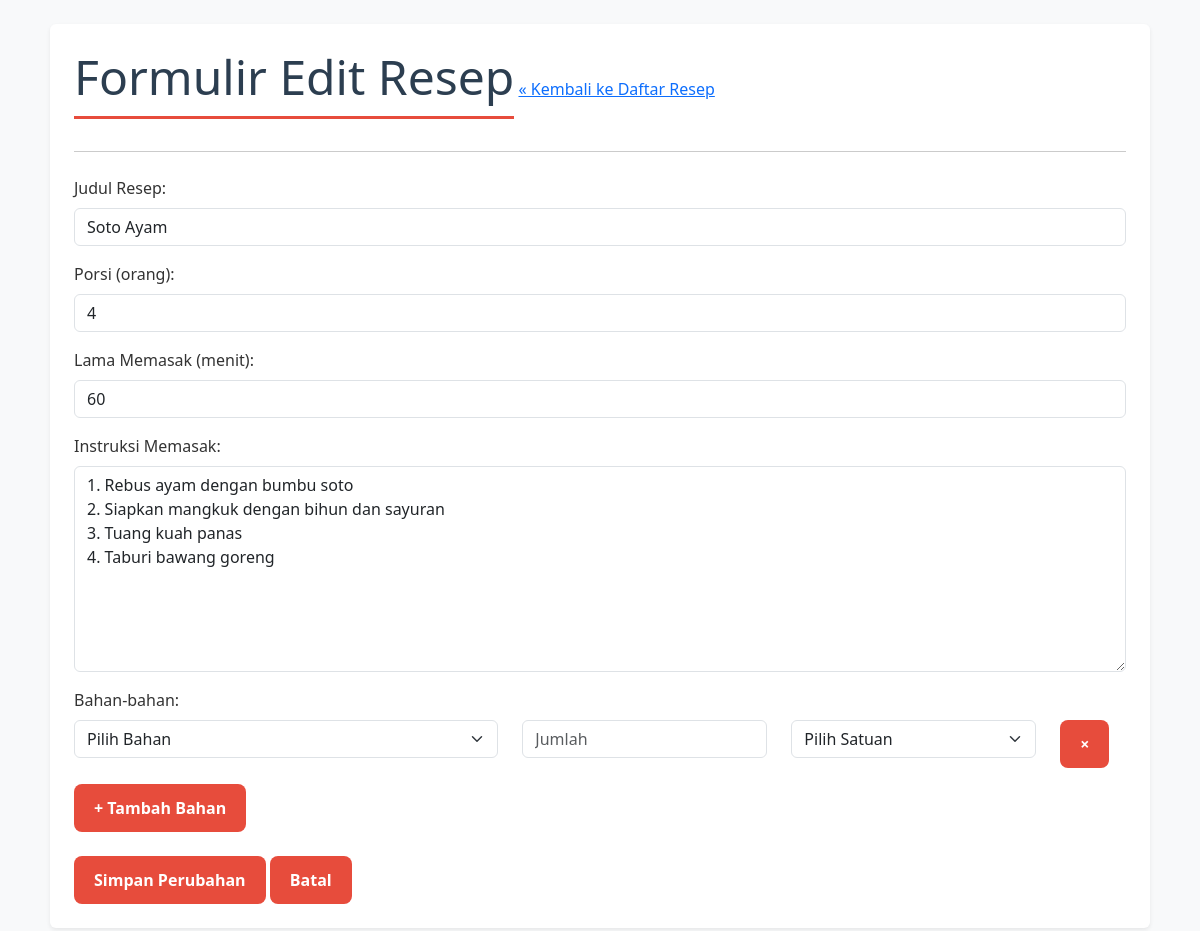
/edit.php?id=5, run on the app's committed database.
### tables this page shows
CREATE TABLE `recipes` (
  `recipe_id` int(11) NOT NULL,
  `user_id` int(11) NOT NULL,
  `judul_resep` varchar(255) NOT NULL,
  `instruksi_memasak` text NOT NULL,
  `porsi` int(11) DEFAULT NULL,
  `lama_memasak_menit` int(11) DEFAULT NULL,
  `created_at` timestamp NOT NULL DEFAULT current_timestamp()
);

### edit.php (the view, shortened to what this page needs)
<?php
include 'koneksi.php';
$id = (int)$_GET['id'];
$sql = "SELECT * FROM recipes WHERE recipe_id = ? LIMIT 1";
$stmt = $conn->prepare($sql);
$stmt->bind_param("i", $id);
$stmt->execute();
$res = $stmt->get_result();
$recipe = $res->fetch_assoc();
?>
<!DOCTYPE html>
<html lang="id">
<head>
    <link href="https://cdn.jsdelivr.net/npm/bootstrap@5.3.3/dist/css/bootstrap.min.css" rel="stylesheet">
    <link rel="stylesheet" href="css/style.css">
</head>
<body>
<div class="container my-4 p-4 bg-white rounded shadow-sm">
    <h1 class="display-5">Formulir Edit Resep</h1>
    <a href="index.php">&laquo; Kembali ke Daftar Resep</a>
    <hr class="my-4">
    <form action="proses_edit.php" method="POST">
        <div class="mb-3">
            <label for="judul_resep" class="form-label">Judul Resep:</label>
            <input type="text" id="judul_resep" name="judul_resep" class="form-control" value="<?php echo htmlspecialchars($recipe['judul_resep']); ?>" required>
        </div>
        <div class="mb-3">
            <label for="porsi" class="form-label">Porsi (orang):</label>
            <input type="number" id="porsi" name="porsi" class="form-control" value="<?php echo (int)$recipe['porsi']; ?>">
        </div>
        <div class="mb-3">
            <label for="lama_memasak" class="form-label">Lama Memasak (menit):</label>
            <input type="number" id="lama_memasak" name="lama_memasak_menit" class="form-control" value="<?php echo (int)$recipe['lama_memasak_menit']; ?>">
        </div>
        <div class="mb-3">
            <label for="instruksi_memasak" class="form-label">Instruksi Memasak:</label>
            <textarea id="instruksi_memasak" name="instruksi_memasak" rows="8" class="form-control" required><?php echo htmlspecialchars($recipe['instruksi_memasak']); ?></textarea>
        </div>
        <div class="mb-4">
            <label class="form-label">Bahan-bahan:</label>
            <div id="ingredients-container">
            </div>
            <button type="button" class="btn btn-success btn-sm mt-2" id="add-ingredient">+ Tambah Bahan</button>
        </div>
        <div class="mt-3">
            <button type="submit" class="btn btn-warning btn-lg">Simpan Perubahan</button>
            <a href="index.php" class="btn btn-secondary">Batal</a>
        </div>
    </form>
</div>
</body>
</html>

### css/style.css (style rules this page uses)
body { font-family: 'Segoe UI', 'Helvetica Neue', Arial, sans-serif; background-color: #f8f9fa; margin: 0; color: #333; }
.container { max-width: 1100px; margin: 30px auto; padding: 20px 30px; background-color: #ffffff; border-radius: 12px; box-shadow: 0 8px 25px rgba(0, 0, 0, 0.07); }
h1 { font-size: 2.5rem; color: #2c3e50; border-bottom: 3px solid #e74c3c; padding-bottom: 10px; display: inline-block; }
.btn { display: inline-block; padding: 12px 20px; font-size: 1rem; font-weight: bold; color: #fff; background-color: #e74c3c; border: none; border-radius: 8px; text-decoration: none; transition: background-color 0.2s, transform 0.2s; }

### data on the page
recipes: judul_resep "Soto Ayam", porsi "4", lama_memasak_menit "60", instruksi_memasak "1. Rebus ayam dengan bumbu soto 2. Siapkan mangkuk dengan bihun dan sayuran 3. Tuang kuah panas 4. Taburi bawang goreng"
